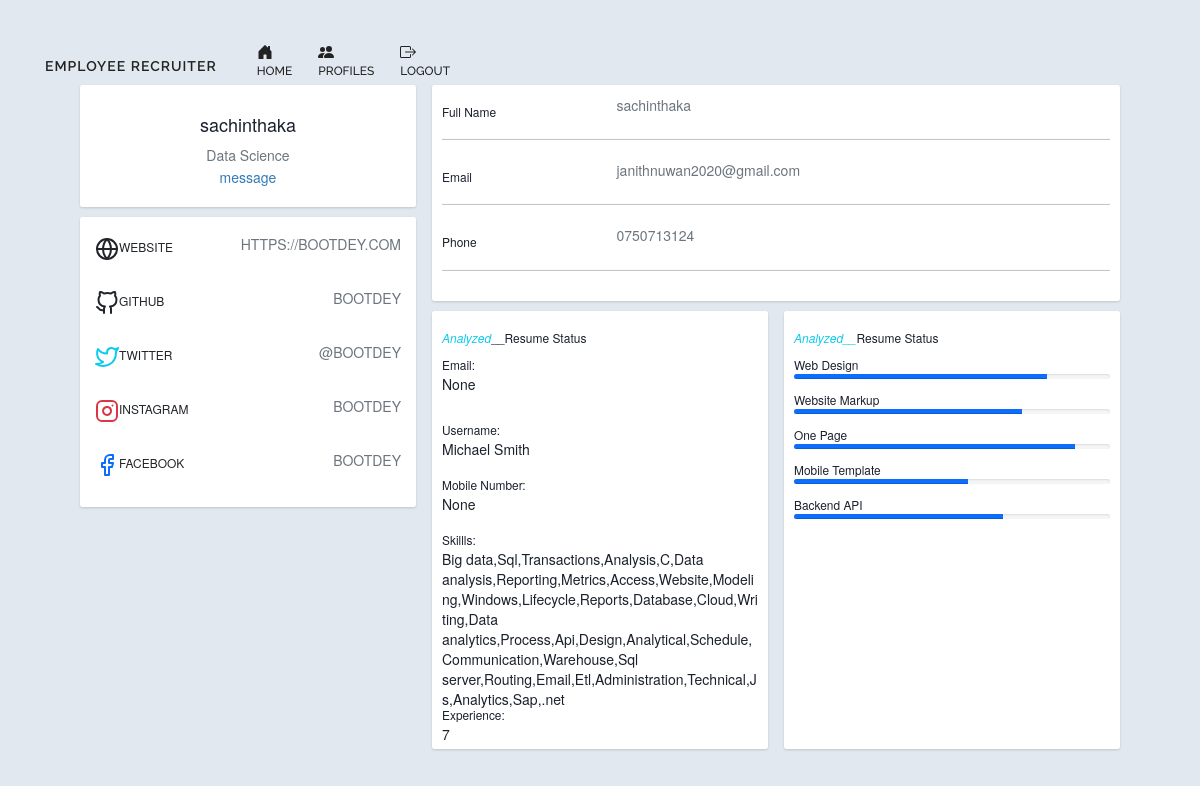
The page /profiles/sachinthaka (signed in) on the database its author committed.
### app.py (models this page shows, shortened)
class User(UserMixin, db.Model):
    id = db.Column(db.Integer, primary_key=True)
    username = db.Column(db.String(15),unique=True)
    email = db.Column(db.String(50),unique=True)
    password = db.Column(db.String(80))
    image_file = db.Column(db.String(20), nullable=False, default="download.jpg")
    phonenumber = db.Column(db.String(50),unique=True)
    address = db.Column(db.String(50),unique=True)
    usertype = db.Column(db.String(50),unique=True)
    messages_sent = db.relationship(
        'Message',
        foreign_keys='Message.sender_id',
        backref='author',
        lazy='dynamic')
    messages_received = db.relationship(
        'Message',
        foreign_keys='Message.recipient_id',
        backref='recipient',
        lazy='dynamic')
    last_message_read_time = db.Column(db.DateTime)

class Cv(UserMixin, db.Model):
    id = db.Column(db.Integer, primary_key=True)
    username= db.Column(db.String(150),unique=True)
    cvemail = db.Column(db.String(150),unique=True)
    cvname = db.Column(db.String(50),unique=True)
    phonenumber = db.Column(db.String(14),unique=True)
    skills = db.Column(db.String(),unique=True)
    degree = db.Column(db.String(),unique=True)
    experience =db.Column(db.String(),unique=True)
    file = db.Column(db.String(150),unique=True)
    predicted = db.Column(db.String(),unique=True)

### app.py (the view)
@app.route('/profiles/<username>',methods=["GET", "POST"])
@login_required
def view(username):
    user= User.query.filter_by(username=username).first()
    cuser= Cv.query.filter_by(username=username).first()
    return render_template("pdf.html",user=user,cuser=cuser)

### app.py (called while the page is built)
@login_manager.user_loader
def load_user(user_id):
    return User.query.get(int(user_id))

### templates/pdf.html (shortened to what this page needs)
{% extends "base.html" %}
{% block content %}
<header class="header-content">
  <link rel="stylesheet" href="http://maxcdn.bootstrapcdn.com/bootstrap/3.3.6/css/bootstrap.min.css">
  <nav class="navbar navbar-expand-lg navbar-light">
     <div class="container">
      <a class="navbar-brand logo" href="#">Employee recruiter</a>
        <div class="collapse navbar-collapse" id="navbarCollapse">
           <ul class="navbar-nav main">
              <li class="nav-item">
                 <a href="{{ url_for('index') }}" class="nav-link"> <br>Home</a>
              </li>
          <li class="nav-item">
           <a href="{{ url_for('profiles') }}" class="nav-link"><br>Profiles</a>
        </li>
        <li class="nav-item">
          <a href="{{ url_for('logout') }}" class="nav-link"><br>Logout</a>
       </li>
       </ul>
        </div>
     </div>
  </nav>
</header>
<div class="container">
  <div class="main-body">
        <div class="row gutters-sm">
          <div class="col-md-4 mb-3">
            <div class="card">
              <div class="card-body">
                <div class="d-flex flex-column align-items-center text-center">
                  <div class="mt-3">
                    <h4>{{user.username}}</h4>
                    <p class="text-secondary mb-1">{{cuser.predicted}}</p>
                    {% if user != current_user %}
                      <p>
                          <a href=" {{ url_for('send_message', recipient=user.username) }} ">
                               message
                          </a>
                      </p>
                  {% endif %}
                  </div>
                </div>
              </div>
            </div>
            <div class="card mt-3">
              <ul class="list-group list-group-flush">
                <li class="list-group-item d-flex justify-content-between align-items-center flex-wrap">
                  <h6 class="mb-0">Website</h6>
                  <span class="text-secondary">https://bootdey.com</span>
                </li>
                <li class="list-group-item d-flex justify-content-between align-items-center flex-wrap">
                  <h6 class="mb-0">Github</h6>
                  <span class="text-secondary">bootdey</span>
                </li>
                <li class="list-group-item d-flex justify-content-between align-items-center flex-wrap">
                  <h6 class="mb-0">Twitter</h6>
                  <span class="text-secondary">@bootdey</span>
                </li>
                <li class="list-group-item d-flex justify-content-between align-items-center flex-wrap">
                  <h6 class="mb-0">Instagram</h6>
                  <span class="text-secondary">bootdey</span>
                </li>
                <li class="list-group-item d-flex justify-content-between align-items-center flex-wrap">
                  <h6 class="mb-0">Facebook</h6>
                  <span class="text-secondary">bootdey</span>
                </li>
              </ul>
            </div>
          </div>
          <div class="col-md-8">
            <div class="card mb-3">
              <div class="card-body">
                <div class="row">
                  <div class="col-sm-3">
                    <h6 class="mb-0">Full Name</h6>
                  </div>
                  <div class="col-sm-9 text-secondary">
                   {{user.username}}
                  </div>
                </div>
                <hr>
                <div class="row">
                  <div class="col-sm-3">
                    <h6 class="mb-0">Email</h6>
                  </div>
                  <div class="col-sm-9 text-secondary">
                    {{user.email}}
                  </div>
                </div>
                <hr>
                <div class="row">
                  <div class="col-sm-3">
                    <h6 class="mb-0">Phone</h6>
                  </div>
                  <div class="col-sm-9 text-secondary">
                    {{user.phonenumber}}
                  </div>
                </div>
                <hr>
              </div>
            </div>
            <div class="row gutters-sm">
              <div class="col-sm-6 mb-3">
                <div class="card h-100">
                  <div class="card-body">
                    <h6 class="d-flex align-items-center mb-3"><i class="material-icons text-info mr-2">Analyzed</i>__Resume Status</h6>
                    <small>Email:</small>
                    <div class="mb-0" style="height: 5px">
                      {{cuser.cvemail}}
                    </div>
                    <br>
                    <br>
                    <small>Username:</small>
                    <div class="mb-3" style="height: 5px">
                     {{cuser.cvname}}
                    </div>
                    <br>
                    <small>Mobile Number:</small>
                    <div class="mb-3" style="height: 5px">
                      {{cuser.phonenumber}}
                    </div>
                    <br>
                    <small>Skillls:</small>
                    <div class="mb-3" style="height: 5px">
                      {{cuser.skills}}
                    </div>
                    <br>
                    <br>
                    <br>
                    <br>
                    <br>
                    <br>
                    <br>
                    <small>Experience:</small>
                    <div class="mb-3" style="height: 5px">
                      {{cuser.experience}}
                    </div>
                  </div>
                </div>
              </div>
              <div class="col-sm-6 mb-3">
                <div class="card h-100">
                  <div class="card-body">
                    <h6 class="d-flex align-items-center mb-3"><i class="material-icons text-info mr-2">Analyzed__</i>Resume Status</h6>
                    <small>Web Design</small>
                    <div class="progress mb-3" style="height: 5px">
                      <div class="progress-bar bg-primary" role="progressbar" style="width: 80%" aria-valuenow="80" aria-valuemin="0" aria-valuemax="100"></div>
                    </div>
                    <small>Website Markup</small>
                    <div class="progress mb-3" style="height: 5px">
                      <div class="progress-bar bg-primary" role="progressbar" style="width: 72%" aria-valuenow="72" aria-valuemin="0" aria-valuemax="100"></div>
                    </div>
                    <small>One Page</small>
                    <div class="progress mb-3" style="height: 5px">
                      <div class="progress-bar bg-primary" role="progressbar" style="width: 89%" aria-valuenow="89" aria-valuemin="0" aria-valuemax="100"></div>
                    </div>
                    <small>Mobile Template</small>
                    <div class="progress mb-3" style="height: 5px">
                      <div class="progress-bar bg-primary" role="progressbar" style="width: 55%" aria-valuenow="55" aria-valuemin="0" aria-valuemax="100"></div>
                    </div>
                    <small>Backend API</small>
                    <div class="progress mb-3" style="height: 5px">
                      <div class="progress-bar bg-primary" role="progressbar" style="width: 66%" aria-valuenow="66" aria-valuemin="0" aria-valuemax="100"></div>
                    </div>
                  </div>
                </div>
              </div>
            </div>
          </div>
        </div>
      </div>
  </div>
{% endblock %}

### static/css/style.css (style rules this page uses)
* { -webkit-box-sizing: border-box; -moz-box-sizing: border-box; -ms-box-sizing: border-box; -o-box-sizing: border-box; box-sizing: border-box; }
html { width: 100%; height: 100%; overflow: scroll; }
.navbar-nav { margin-left: auto; }
body { font-size: 16px; font-weight: normal !important; font-family: "Roboto", sans-serif; line-height: 26px; color: #222; }
a { border: none; text-decoration: none; -webkit-transition: all 300ms ease-in-out; -moz-transition: all 300ms ease-in-out; -ms-transition: all 300ms ease-in-out; -o-transition: all 300ms ease-in-out; transition: all 300ms ease-in-out; }
h1, h2, h3, h4, h5, h6 { color: #222; font-weight: bold; font-family: "Raleway", sans-serif; }
ul, li { list-style: none; margin: 0px; padding: 0px; }
.mb-0 { margin-bottom: 0px; }
header.header-content { position: absolute; width: 100%; padding-top: 30px; padding-bottom: 20px; top: 0; z-index: 999; }
nav .navbar-brand.logo { color: #fff; text-transform: uppercase; letter-spacing: 1px; font-size: 14px; padding-top: 20px; font-weight: 600; font-family: "Raleway", sans-serif; }
nav.navbar .nav-item { padding: 0 13px 0 13px; font-family: "Raleway", sans-serif; color: #fff; }
nav.navbar ul.navbar-nav li.nav-item a.nav-link { font-size: 12px; font-weight: 500; color: #fff; padding: 0; position: relative; text-transform: uppercase; }
nav.navbar .nav-item:first-child { padding-left: 0; }
nav.navbar .nav-item:last-child { padding-right: 0; }
li.list-group-item { text-transform: uppercase; }

### templates/pdf.html (style rules this page uses)
nav .navbar-brand.logo { color: #222; }
nav.navbar .nav-item { padding: 0 13px 0 13px; font-family: "Raleway", sans-serif; color: #222; }
nav.navbar ul.navbar-nav li.nav-item a.nav-link { font-size: 12px; font-weight: 500; color: #222; padding: 0; position: relative; text-transform: uppercase; }
body { margin-top:50px; color: #1a202c; text-align: left; background-color: #e2e8f0; }
.main-body { padding: 35px; }
.card { box-shadow: 0 1px 3px 0 rgba(0,0,0,.1), 0 1px 2px 0 rgba(0,0,0,.06); }
.card { position: relative; display: flex; flex-direction: column; min-width: 0; word-wrap: break-word; background-color: #fff; background-clip: border-box; border: 0 solid rgba(0,0,0,.125); border-radius: .25rem; }
.card-body { flex: 1 1 auto; min-height: 1px; padding: 1rem; }
.gutters-sm { margin-right: -8px; margin-left: -8px; }
.gutters-sm>.col, .gutters-sm>[class*=col-] { padding-right: 8px; padding-left: 8px; }
.mb-3, .my-3 { margin-bottom: 1rem!important; }
.h-100 { height: 100%!important; }

### rows shown on the page
User: username "sachinthaka", email "janithnuwan2020@gmail.com", phonenumber "0750713124"
Cv: predicted "Data Science", cvemail "None", cvname "Michael Smith", phonenumber "None", skills "Big data,Sql,Transactions,Analysis,C,Data analysis,Reporting,Metrics,Access,Website,Modeling,Windows,Lifecycle,Reports,Database,Cloud,Writing,Data analytics,Process,Api,Design,Analytical,Schedule,Communication,Warehouse,Sql server,Routing,Email,Etl,Administration,Technical,Js,Analytics,Sap,.net", experience "7"
